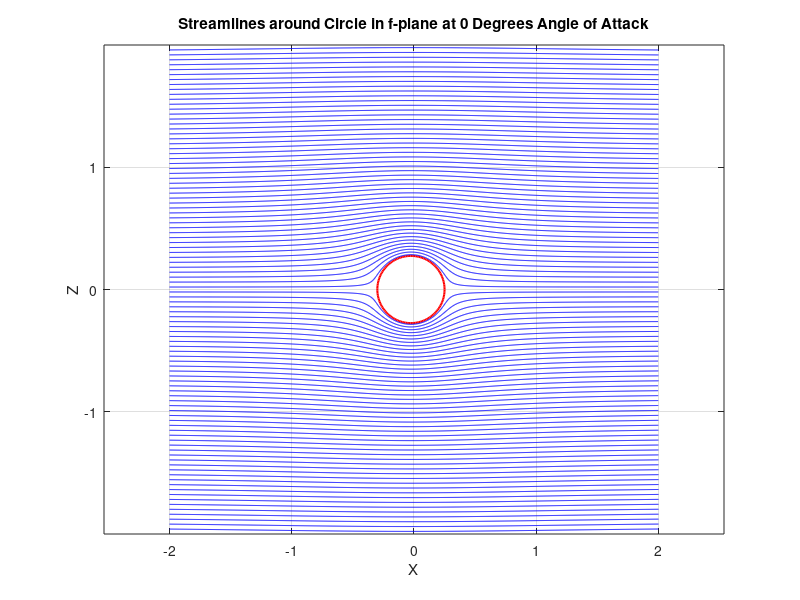
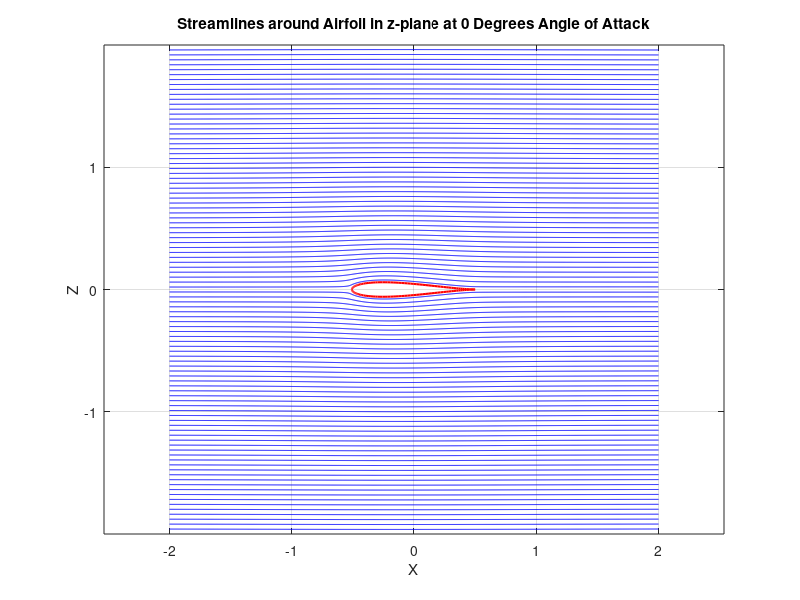
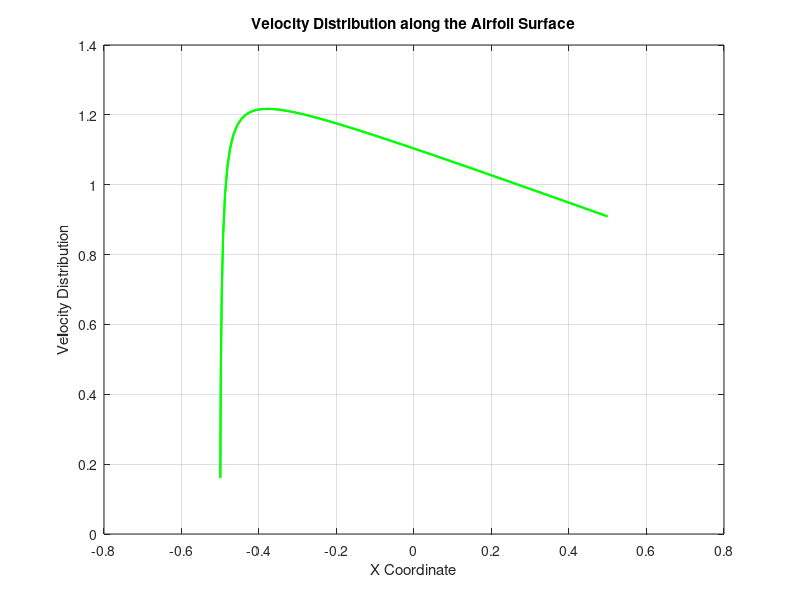
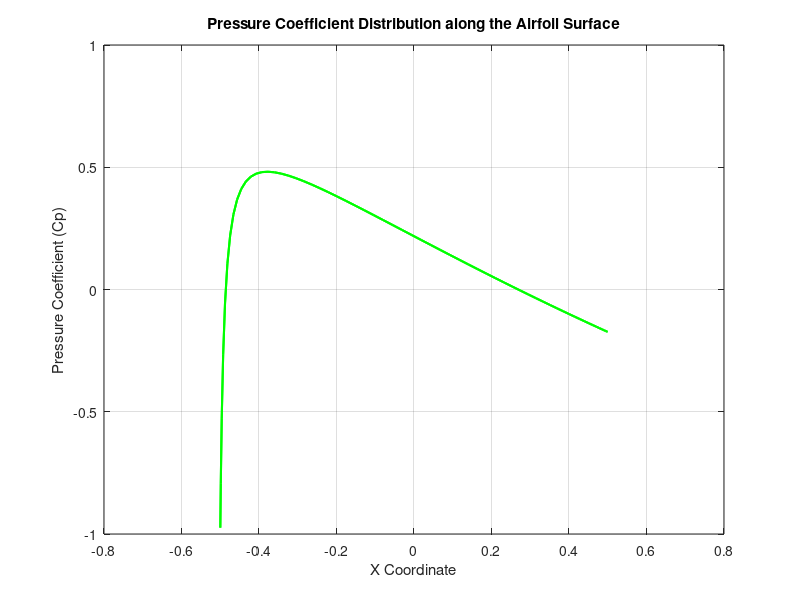

Source code (MATLAB) for these figures, in order:
%% Question 3 
clc; clear;

% Geometry and Flow Parameters
c = 1;
epsi = 0.1;
theta = linspace(0, 2*pi, 128); % Angular positions in radians
a = c/4 * (1 + epsi);           % Radius for symmetric airfoil
beta = 0;                       % Camber angle (radians)
aoa = 0;                        % Angle of attack (radians)
mue = -epsi * c / 4;            % Offset for symmetric airfoil
u_inf = 1;                      % Freestream velocity
gamma = 4 * pi * a * u_inf * sin(aoa + beta); % Circulation (Gamma)

% Circle and Airfoil Geometry in Complex Planes
f = a * exp(1i * theta) + mue;  % Circle in f-plane
f_z = f + c^2 ./ (16 * f);      % Transformed airfoil in z-plane
x = (c / 2) * cos(theta);       % x-coordinates along the airfoil

% Streamlines in Circle Plane (f-plane)
x_r = [-2, 2];
z_r = [-2, 2];
[X, Z] = meshgrid(linspace(x_r(1), x_r(2), 100), linspace(z_r(1), z_r(2), 100));
x_stream = -2 * ones(size(X(:, 1))); % Starting x-position for streamlines
z_stream = Z(:, 1);                  % Starting y-positions for streamlines

% Compute Complex Potential in Circle Plane
w_circle = zeros(size(X));
for i = 1:size(X, 1)
    for j = 1:size(X, 2)
        kk = X(i, j) + 1i * Z(i, j);
        w_circle(i, j) = (u_inf * exp(-1i * aoa)) + ((1i * gamma) / (2 * pi)) * (1 / (kk - mue)) ...
                         - (u_inf * (a^2)) * (exp(1i * aoa) / (kk - mue)^2);
    end
end

% Plot Streamlines in Circle Plane (f-plane)
figure;
plot(real(f), imag(f), 'r-', 'LineWidth', 1.5); % Circle in f-plane
hold on;
streamline(X, Z, real(w_circle), -imag(w_circle), x_stream, z_stream);
title('Streamlines around Circle in f-plane at 0 Degrees Angle of Attack');
xlabel('X');
ylabel('Z');
axis equal;
grid on;
hold off;

% Compute Complex Potential for Airfoil Plane (z-plane) with Joukowski Transformation
w_airfoil = zeros(size(X));
for i = 1:size(X, 1)
    for j = 1:size(X, 2)
        ww = X(i, j) + 1i * Z(i, j);
        
        % Inverse Joukowski Transformation
        if real(ww) < 0
            kk = 0.5 * (ww - sqrt(ww^2 - (c^2 / 4)));
        else
            kk = 0.5 * (ww + sqrt(ww^2 - (c^2 / 4)));
        end
        
        % Complex potential in f-plane and transformed in z-plane
        w_f = (u_inf * exp(-1i * aoa)) + ((1i * gamma) / (2 * pi)) * (1 / (kk - mue)) ...
              - (u_inf * (a^2)) * (exp(1i * aoa) / (kk - mue)^2);
        w_airfoil(i, j) = w_f / (1 - (c^2 / (16 * kk^2))); % Adjusted potential in z-plane
    end
end

% Plot Streamlines in Airfoil Plane (z-plane)
figure;
plot(real(f_z), imag(f_z), 'r-', 'LineWidth', 1.5); % Airfoil in z-plane
hold on;
streamline(X, Z, real(w_airfoil), -imag(w_airfoil), x_stream, z_stream);
title('Streamlines around Airfoil in z-plane at 0 Degrees Angle of Attack');
xlabel('X');
ylabel('Z');
axis equal;
grid on;
hold off;

% Velocity and Pressure Coefficients on Airfoil Surface
k = exp(-1i * theta); % Complex exponential factor
W_f = 2i * u_inf .* k .* (sin(aoa + beta) - sin(aoa - theta)); % Complex potential in f-plane
W_y = W_f ./ (1 - (c^2 ./ (16 * f.^2))); % Adjusted potential for z-plane

% Velocity Magnitude and Pressure Coefficient
U = real(W_y);
W = imag(W_y);
v_t = sqrt(U.^2 + W.^2); % Velocity magnitude on airfoil surface
cp = 1 - (v_t / u_inf).^2; % Pressure coefficient

% Plot Velocity Distribution as a Function of x
figure;
plot(x, v_t, 'g-', 'LineWidth', 1.5); % Blue line for velocity distribution
xlabel('X Coordinate');
ylabel('Velocity Distribution');
title('Velocity Distribution along the Airfoil Surface');
grid on;

% Plot Pressure Coefficient Distribution as a Function of x
figure;
plot(x, -cp, 'g-', 'LineWidth', 1.5); % Green line for pressure distribution
xlabel('X Coordinate');
ylabel('Pressure Coefficient (Cp)');
title('Pressure Coefficient Distribution along the Airfoil Surface');
grid on;
